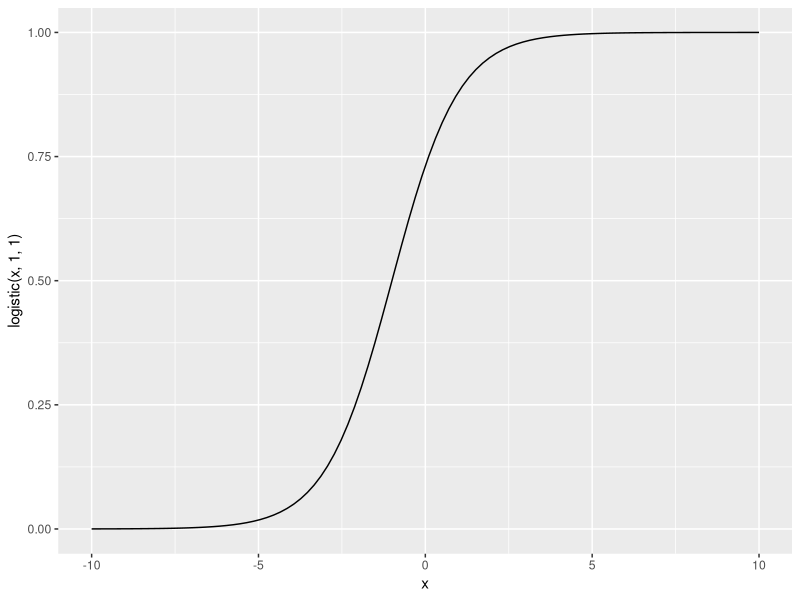
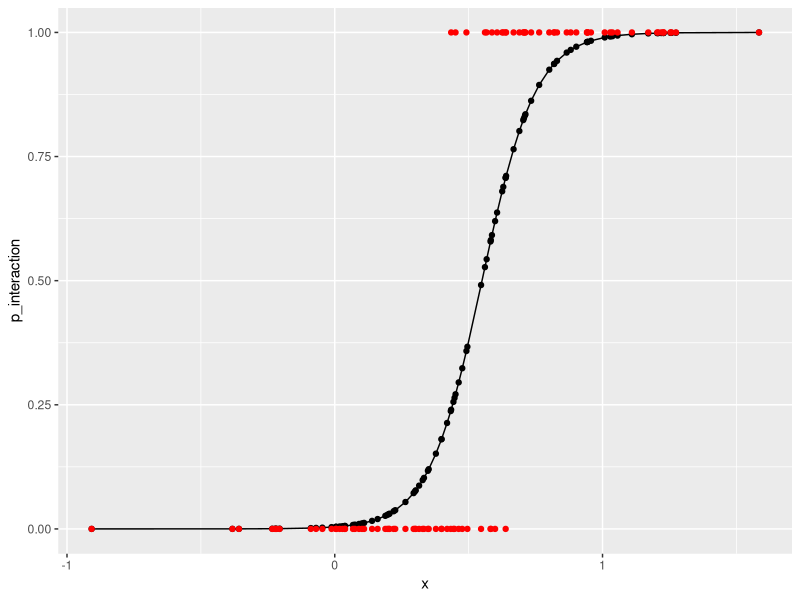
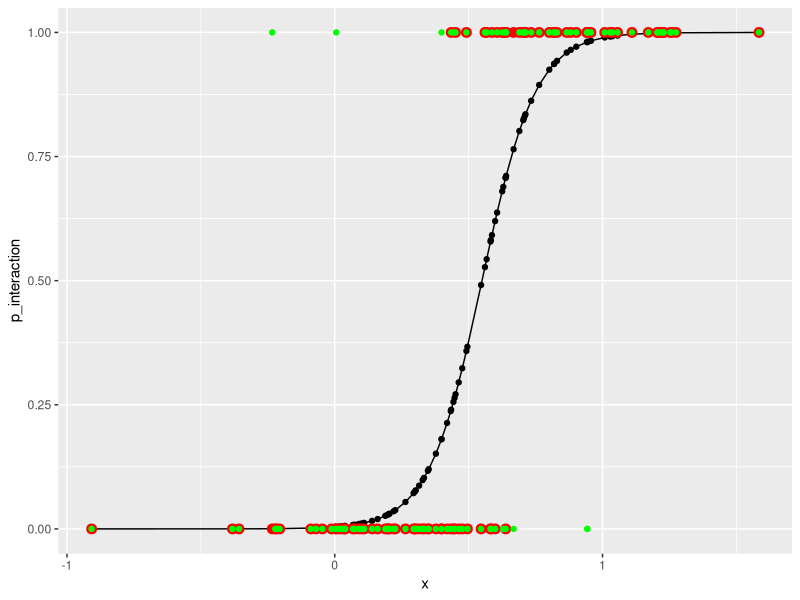
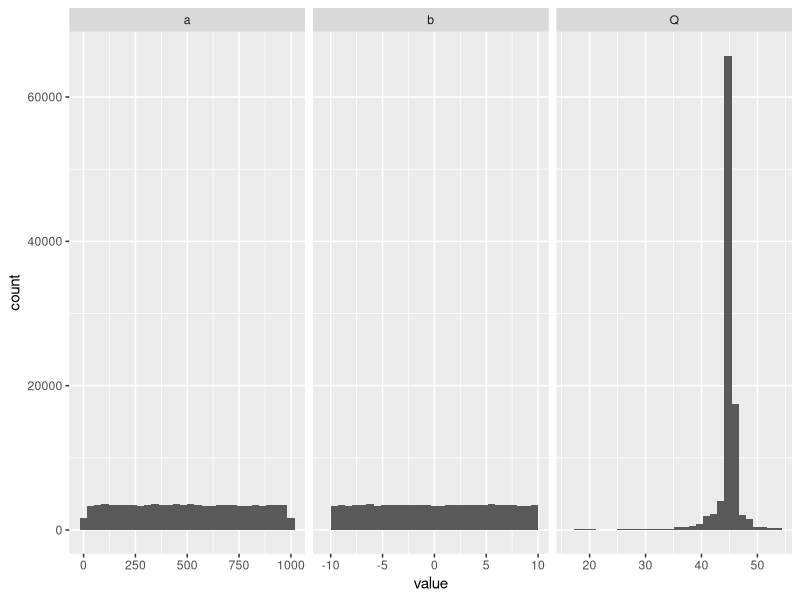
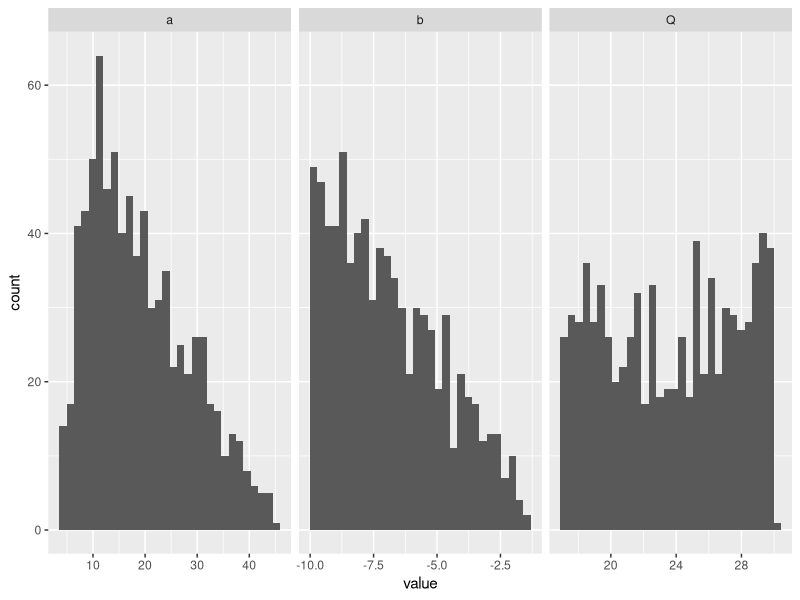
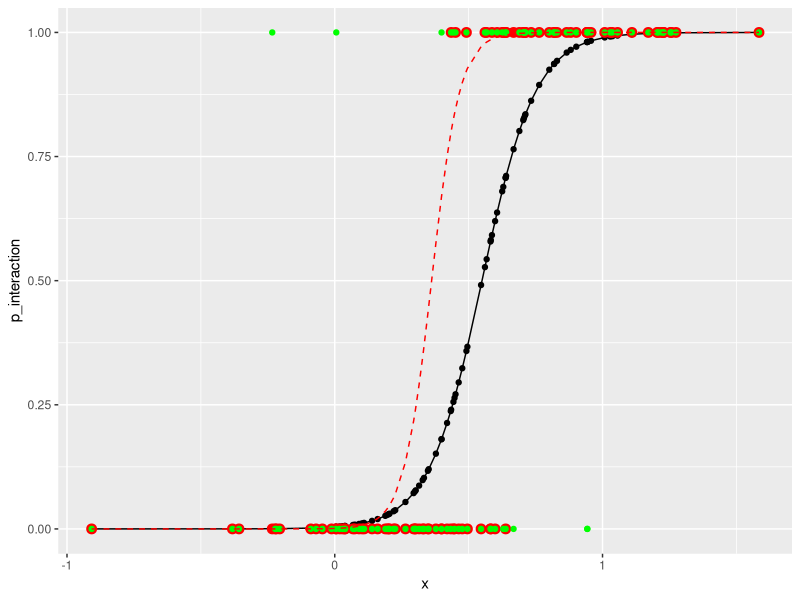

These charts were generated, in order, by the following R code:
library(boot)
library(ggplot2)
library(dplyr)
library(tidyr)

#logistic model y = a*x + b  ~Food Web Model
logistic <- function(x, a, b){
  yy <- inv.logit(a*x+b)
  return(yy)
}

x <- seq(-10, 10, length=100)
ggplot(mapping=aes(x=x, y=logistic(x, 1, 1))) +
  geom_line()


## parameters
mass_mean <- 1
mass_sd <- 1
num_species <- 100
#<<<<<<< HEAD
real_a <- 1 # ~Real Parameters
#=======
real_a <- 10 # ~Real Parameters

real_b <- -5 # ~Real Parameters


x <- log10(rlnorm(num_species, mass_mean, mass_sd)) # ~Real Body Sizes
real_b <- real_b - mean(x)
#The number of interactions increases with increasing body size. Species with max. body size will have 5
#interactions and min. body size will have 1 interaction and other species in between (i.e 2,3,4).
min_bs <- min(x)
max_bs <- max(x)
f <- function(x)
{
  f <- round(1+4*(x-min_bs)/(max_bs-min_bs))
}

# ~Real food web
p_interaction <- logistic(x, real_a, real_b) 

# ~Stochasticity in the system's biology
interaction <- numeric(length=num_species)
for(i in 1:num_species)
  interaction[i] <- rbinom(1, 1, p_interaction[i])

## deterministic biology version
#interaction <- ifelse(p_interaction<0.3, 0, 1)


## add multiple observations per interaction (perhaps body size dependent)


ggplot(mapping=aes(x=x, y=p_interaction)) +
  geom_point() + geom_line() +
  geom_point(mapping=aes(y=interaction), col="red")


## add observation error
p_1_1 <- 0.9  ## larger values give lower observation error
p_0_0 <- 0.9  ## larger values give lower observation error
rans <- runif(num_species)

obs_interaction <- ifelse(interaction==1 & rans>p_1_1, interaction-1,
                          ifelse(interaction==0 & rans>p_0_0, interaction+1, interaction))

ggplot(mapping=aes(x=x, y=p_interaction)) +
  geom_point() + geom_line() +
  geom_point(mapping=aes(y=interaction), col="red", size=3) +
  geom_point(mapping=aes(y=obs_interaction), col="green")


#Parameter Estimation (ABC)
numm <- 100000
guesses <- data.frame(a=runif(numm,0,1000),
                      b=runif(numm,-10,10),
                      Q = rep(NA,numm))

for(i in 1:numm)
{
  guesses$Q[i] <-  sum(1-dbinom(obs_interaction, 1, logistic(x, guesses$a[i], guesses$b[i])))
}

## Why so many infinite values?

guesses <- filter(guesses, is.finite(Q))

ggplot(gather(guesses), aes(x=value)) +
  facet_wrap(~key, scales="free_x") +
  geom_histogram()

threshold <- 30

guesses %>%
  filter(Q<threshold) %>%
  gather() %>%
  ggplot(aes(x=value)) +
     facet_wrap(~key, scales="free_x") +
     geom_histogram()


means <- guesses %>%
  filter(Q<threshold) %>%
  summarise_all(mean)
  


ggplot(mapping=aes(x=x, y=p_interaction)) +
  geom_point() + geom_line() +
  geom_point(mapping=aes(y=interaction), col="red", size=3) +
  geom_point(mapping=aes(y=obs_interaction), col="green") +
  geom_line(aes(y=logistic(x, means$a, means$b)), col="red", linetype="dashed")


#<<<<<<< HEAD
# m1 <- glm(obs_interaction ~ x, family=binomial)
# summary(m1)
#=======
# m1 <- glm(obs_interaction ~ x, family=binomial)
# summary(m1)

## plot the glm curve
## plot samples from the posteriors

